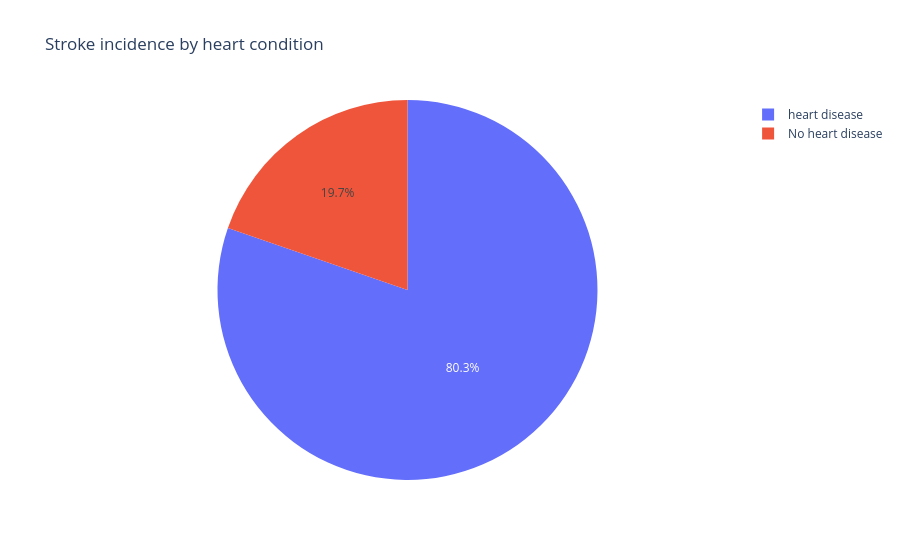

Notebook code cell kept with this figure:
### Code cell
heart = df.groupby(df['heart_disease'])['stroke'].mean()
data_heart =  pd.DataFrame({'labels':heart.index,
                          'values':heart.values})
fig= px.pie(data_heart,values='values',names={0:'No heart disease',1:'heart disease'},title='Stroke incidence by heart condition')
fig.show()
print(heart)

### Figure 1 — Plotly figure (JSON) as saved in the notebook; plotly's stock layout.template omitted (floating-point values rounded to 4 significant figures)
{"data": [{"domain": {"x": [0, 1], "y": [0, 1]}, "hovertemplate": "label=%{label}<br>value=%{value}<extra></extra>", "labels": ["No heart disease", "heart disease"], "legendgroup": "", "name": "", "showlegend": true, "type": "pie", "values": [0.0418, 0.1703]}], "layout": {"legend": {"tracegroupgap": 0}, "title": {"text": "Stroke incidence by heart condition"}}}
